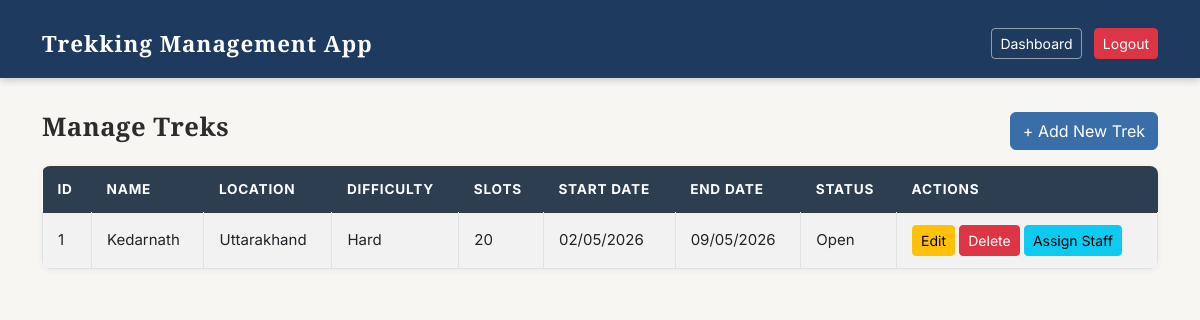
/admin/treks (signed in), run on an earlier commit of the app's database.
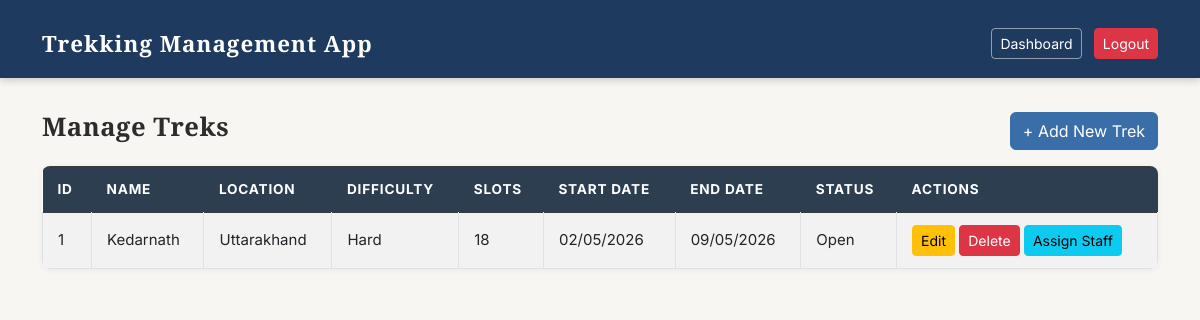
And on a later commit of the database.
### database.py (models this page shows)
class Trek(db.Model):
    __tablename__ = 'trek'
    id = db.Column(db.Integer, primary_key=True)
    name = db.Column(db.String(120), nullable=False)
    location = db.Column(db.String(120), nullable=False)
    difficulty = db.Column(db.String(20), nullable=False)
    duration = db.Column(db.Integer, nullable=False)
    available_slots = db.Column(db.Integer, nullable=False)
    status = db.Column(db.String(20), default='pending')
    start_date = db.Column(db.DateTime, nullable=True)
    end_date = db.Column(db.DateTime, nullable=True)
    assigned_staff_id = db.Column(db.Integer, db.ForeignKey('staff.id'), nullable=True)
    bookings = db.relationship('Booking', backref='trek', lazy=True)

### app.py (the view)
@app.route('/admin/treks')
def admin_treks():
    if session.get('role') != 'admin':
        return redirect(url_for('login'))
    treks = Trek.query.all()
    return render_template('admin/treks.html', treks=treks)

### templates/admin/treks.html (shortened to what this page needs)
<!DOCTYPE html>
<html lang="en">
<head>
    <link href="https://cdn.jsdelivr.net/npm/bootstrap@5.3.0-alpha1/dist/css/bootstrap.min.css" rel="stylesheet">
    <link rel="stylesheet" href="/static/style.css">
</head>
<body>
<nav class="navbar navbar-dark bg-dark">
    <div class="container">
        <a class="navbar-brand">trekking management app</a>
        <div>
            <a href="/admin/dashboard" class="btn btn-outline-light btn-sm me-2">dashboard</a>
            <a href="/logout" class="btn btn-danger btn-sm">logout</a>
        </div>
    </div>
</nav>
<div class="container mt-4">
    <div class="d-flex justify-content-between align-items-center mb-3">
        <h3>manage treks</h3>
        <a href="/admin/treks/add" class="btn btn-primary">+ add new trek</a>
    </div>
    <table class="table table-bordered table-striped">
        <thead class="table-dark">
            <tr>
                <th>id</th>
                <th>name</th>
                <th>location</th>
                <th>difficulty</th>
                <th>slots</th>
                <th>start date</th>
                <th>end date</th>
                <th>status</th>
                <th>actions</th>
            </tr>
        </thead>
        <tbody>
            {% for trek in treks %}
            <tr>
                <td>{{ trek.id }}</td>
                <td>{{ trek.name }}</td>
                <td>{{ trek.location }}</td>
                <td>{{ trek.difficulty }}</td>
                <td>{{ trek.available_slots }}</td>
                 <td>{{ trek.start_date.strftime('%d/%m/%Y') if trek.start_date else '-' }}</td>
                <td>{{ trek.end_date.strftime('%d/%m/%Y') if trek.end_date else '-' }}</td>
                <td>{{ trek.status }}</td>
                <td>
                    <a href="/admin/treks/edit/{{ trek.id }}" class="btn btn-sm btn-warning">edit</a>
                    <a href="/admin/treks/delete/{{ trek.id }}" class="btn btn-sm btn-danger">delete</a>
                    <a href="/admin/treks/assign/{{ trek.id }}" class="btn btn-sm btn-info">assign staff</a>
                </td>
            </tr>
            {% else %}
            <tr>
                <td colspan="10" class="text-center">no treks found</td>
            </tr>
            {% endfor %}
        </tbody>
    </table>
</div>
</body>
</html>

What changed in the data, as far as the page shows it:
changed Trek "Kedarnath": available_slots "20" → "18"
